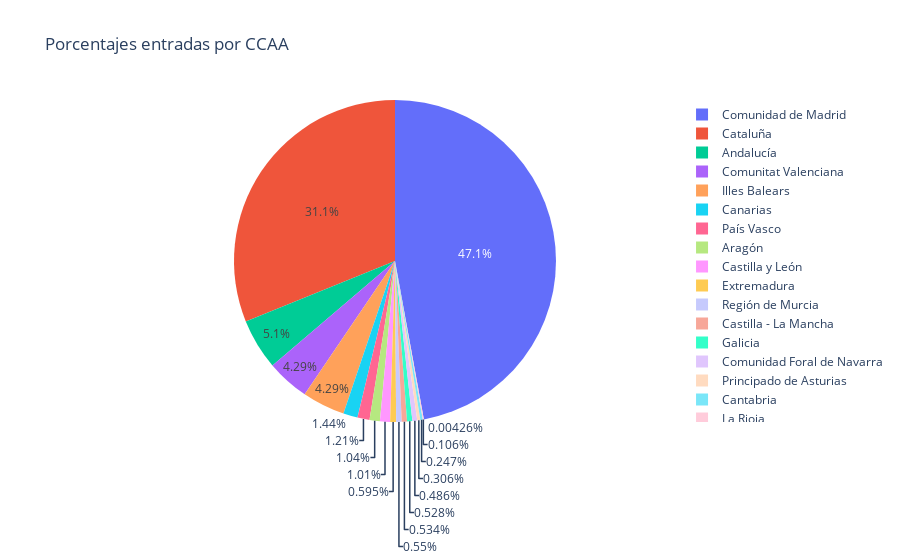

Source (notebook cell):
### Markdown cell above
## Análisis Geográfico:

- Comparar Gasto total y Nro entradas entre diferentes Comunidades Autónomas (CCAA) y Provincias.
- Visualizar la distribución geográfica de las entradas y el gasto mediante mapas de calor.

### Code cell
px.pie(data_frame = df,
       names      = "Comunidad",
       title      = "Porcentajes entradas por CCAA",
       values     = "Nro entradas",
       opacity    = 1)

### Figure 1 — Plotly figure (JSON) as saved in the notebook; plotly's stock layout.template omitted (floating-point values rounded to 4 significant figures; data arrays with more than 128 entries replaced by an {"elided": "..."} marker saying what was removed)
{"data": [{"domain": {"x": [0, 1], "y": [0, 1]}, "hovertemplate": "Comunidad=%{label}<br>Nro entradas=%{value}<extra></extra>", "labels": {"elided": "2936 str values"}, "legendgroup": "", "name": "", "opacity": 1, "showlegend": true, "type": "pie", "values": {"elided": "2936 int values"}}], "layout": {"legend": {"tracegroupgap": 0}, "title": {"text": "Porcentajes entradas por CCAA"}}}
